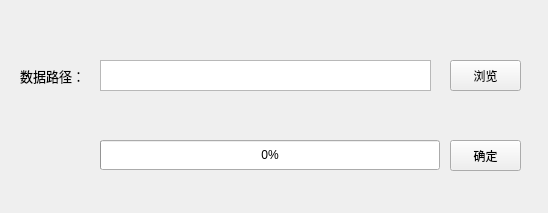
<?xml version="1.0" encoding="UTF-8"?>
<ui version="4.0">
 <class>Form</class>
 <widget class="QWidget" name="Form">
  <property name="geometry">
   <rect>
    <x>0</x>
    <y>0</y>
    <width>548</width>
    <height>213</height>
   </rect>
  </property>
  <property name="windowTitle">
   <string>栅格处理</string>
  </property>
  <widget class="QToolButton" name="btn_DataInput">
   <property name="geometry">
    <rect>
     <x>450</x>
     <y>60</y>
     <width>71</width>
     <height>31</height>
    </rect>
   </property>
   <property name="text">
    <string>浏览</string>
   </property>
  </widget>
  <widget class="QProgressBar" name="progressBar">
   <property name="geometry">
    <rect>
     <x>100</x>
     <y>140</y>
     <width>340</width>
     <height>30</height>
    </rect>
   </property>
   <property name="value">
    <number>0</number>
   </property>
  </widget>
  <widget class="QLabel" name="label">
   <property name="geometry">
    <rect>
     <x>20</x>
     <y>60</y>
     <width>71</width>
     <height>31</height>
    </rect>
   </property>
   <property name="font">
    <font>
     <pointsize>10</pointsize>
    </font>
   </property>
   <property name="text">
    <string>数据路径：</string>
   </property>
  </widget>
  <widget class="QPushButton" name="btn_ok">
   <property name="geometry">
    <rect>
     <x>450</x>
     <y>140</y>
     <width>71</width>
     <height>31</height>
    </rect>
   </property>
   <property name="text">
    <string>确定</string>
   </property>
  </widget>
  <widget class="QTextEdit" name="txt_DataInput">
   <property name="geometry">
    <rect>
     <x>100</x>
     <y>60</y>
     <width>331</width>
     <height>31</height>
    </rect>
   </property>
  </widget>
 </widget>
 <resources/>
 <connections/>
</ui>
